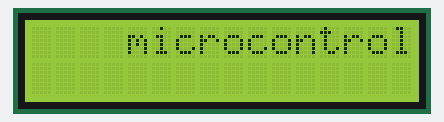
The sketch below on a simulated Arduino Uno, built with avr-gcc and run on an emulated ATmega328P. Shown: 16×2 character LCD.

Above: at 0.18 s.
At 1.05 s:
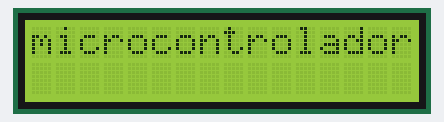
At 2.12 s:
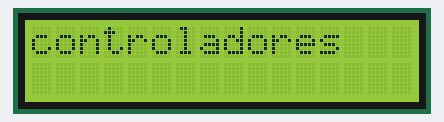
At 4.28 s:
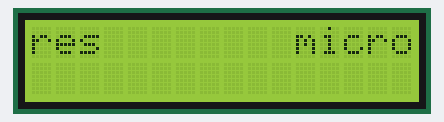
At 6.43 s:
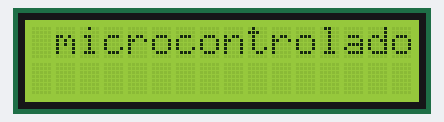
At 8.37 s:
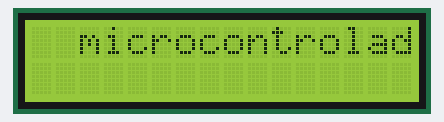

The sketch:

PantallaLCD_ino_hex.ino
```cpp
#include <Wire.h>
#include <LiquidCrystal_I2C.h>

LiquidCrystal_I2C lcd(0x27, 16, 2);

// Duplicamos el mensaje para lograr desplazamiento continuo
String base = "    microcontroladores    ";
String mensaje = base + base;  // Doble para transición suave

void setup() {
  lcd.init();
  lcd.backlight();
}

void loop() {
  static int i = 0;  // Índice que guarda la posición de desplazamiento

  lcd.setCursor(0, 0);
  lcd.print(mensaje.substring(i, i + 16));  // Muestra los 16 caracteres actuales

  delay(200);  // Controla la velocidad del desplazamiento

  i++;  // Incrementa el índice

  // Cuando llega al final, vuelve al inicio sin cortes
  if (i >= mensaje.length() - 16) {
    i = 0;  // Reinicia el índice
  }
}
```

Measured:
- by itself, everything shown: repeats every 7.8 s, in 36 steps
